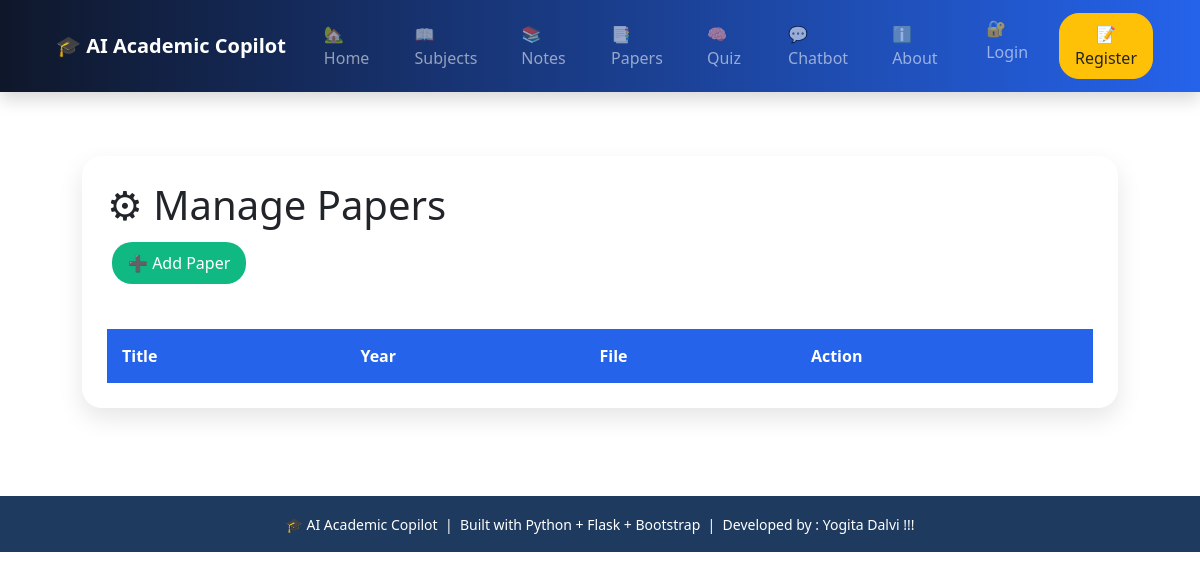
The page /manage_papers on the database as committed earlier.
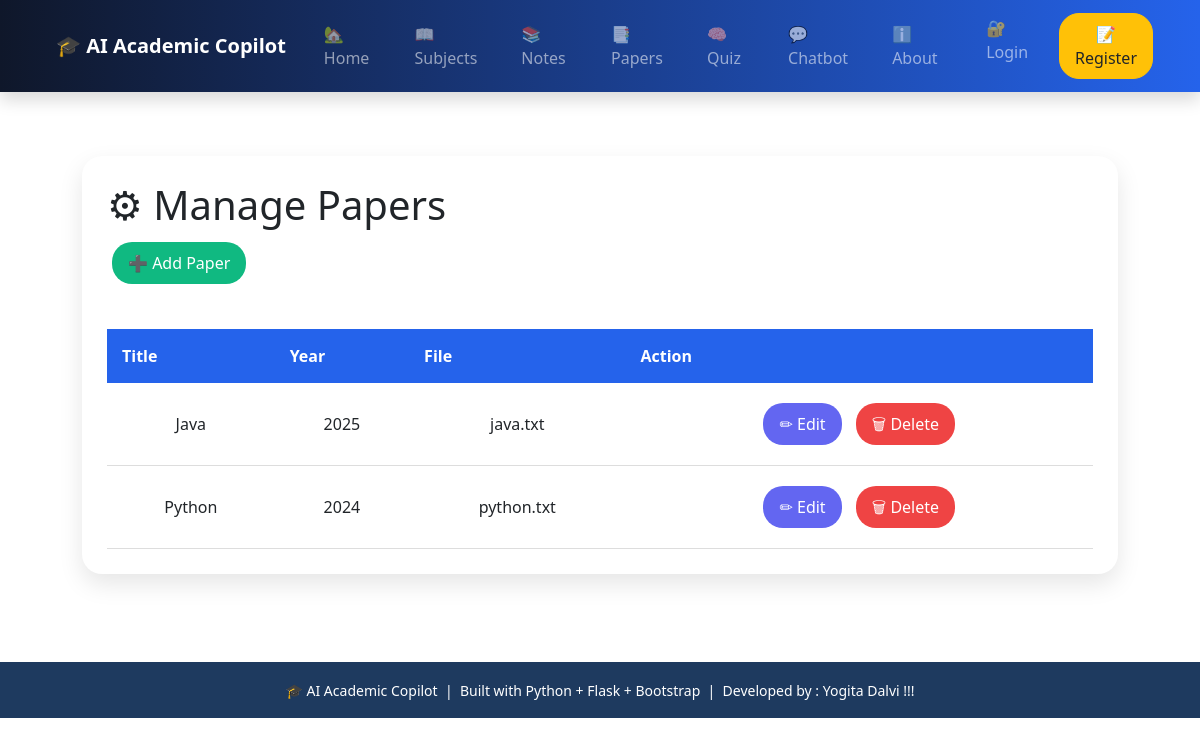
The same page on the database as committed later.
### tables this page shows
CREATE TABLE papers (
    id INTEGER PRIMARY KEY AUTOINCREMENT,
    title TEXT,
    year TEXT,
    file_name TEXT
);

### app.py (the view)
@app.route("/manage_papers")
def manage_papers():
    conn = sqlite3.connect("database.db")
    cur = conn.cursor()
    cur.execute("SELECT * FROM papers")
    papers = cur.fetchall()
    conn.close()
    return render_template(
        "manage_papers.html",
        papers=papers
    )

### templates/manage_papers.html (shortened to what this page needs)
{% extends "base.html" %}
{% block content %}
<div class="manage-container">
<div class="manage-card">
<h1>⚙ Manage Papers</h1>
<a href="/add_paper" class="btn add">
➕ Add Paper
</a>
<table>
<tr>
<th>Title</th>
<th>Year</th>
<th>File</th>
<th>Action</th>
</tr>
{% for paper in papers %}
<tr>
<td>
{{ paper[1] }}
</td>
<td>
{{ paper[2] }}
</td>
<td>
{{ paper[3] }}
</td>
<td>
<a href="/admin/edit/{{ paper[0] }}"
class="btn edit">
✏ Edit
</a>
<a href="/admin/delete/{{ paper[0] }}"
class="btn delete"
onclick="return confirm('Delete this paper?')">
🗑 Delete
</a>
</td>
</tr>
{% endfor %}
</table>
</div>
</div>
{% endblock %}

### templates/base.html (shortened to what this page needs)
<!DOCTYPE html>
<html lang="en">
<head>
    <link href="https://cdn.jsdelivr.net/npm/bootstrap@5.3.3/dist/css/bootstrap.min.css" rel="stylesheet">
    <link rel="stylesheet" href="{{ url_for('static', filename='css/chatbot.css') }}">
    <link rel="stylesheet" href="{{ url_for('static', filename='css/style.css') }}">
</head>
<nav class="navbar navbar-expand-lg navbar-dark bg-primary shadow">
    <div class="container">
        <a class="navbar-brand fw-bold" href="/">
            🎓 AI Academic Copilot
        </a>
        <div class="collapse navbar-collapse" id="navbarNav">
            <ul class="navbar-nav me-auto">
                <li class="nav-item">
                    <a class="nav-link" href="/">🏡Home</a>
                </li>
                <li class="nav-item">
                    <a class="nav-link" href="/subjects">📖Subjects</a>
                </li>
                <li class="nav-item">
                    <a class="nav-link" href="/notes">📚Notes</a>
                </li>
                <li class="nav-item">
                    <a class="nav-link" href="/papers">📑Papers</a>
                </li>
                <li class="nav-item">
                    <a class="nav-link" href="/quiz">🧠Quiz</a>
                </li>
                <li class="nav-item">
                    <a class="nav-link" href="/chatbot">💬Chatbot</a>
                </li>
                <li class="nav-item">
                    <a class="nav-link" href="/about">ℹ️ About</a>
                </li>
            </ul>
            <ul class="navbar-nav">
                {% if session.get('user_id') %}
                <li class="nav-item">
                    <a class="nav-link" href="/dashboard">
                        📊 Dashboard
                    </a>
                </li>
                <li class="nav-item">
                    <a href="/profile" style="text-decoration:none;color:white;">
                        👤 {{ session.get('username') }}
                    </a>
                </li>
                <li class="nav-item">
                    <a class="btn btn-danger ms-2" href="/logout">
                        🔓Logout
                    </a>
                </li>
                {% else %}
                <li class="nav-item">
                    <a class="nav-link" href="/login">
                        🔐Login
                    </a>
                </li>
                <li class="nav-item">
                    <a class="btn btn-warning text-dark ms-2"
                       href="/register">
                        📝Register
                    </a>
                </li>
                {% endif %}
            </ul>
        </div>
    </div>
</nav>
<div class="container mt-4">
    {% block content %}
    {% endblock %}
</div>
    <footer style="background-color: #1e3a5f;" class="text-white text-center py-3 mt-5">
        <small>
            🎓 AI Academic Copilot &nbsp;|&nbsp;
            Built with Python + Flask + Bootstrap &nbsp;|&nbsp;
            Developed by : Yogita Dalvi !!!
        </small>
    </footer>
</body>
</html>

### static/css/chatbot.css (style rules this page uses)
* { margin:0; padding:0; box-sizing:border-box; font-family:"Segoe UI",sans-serif; }

### static/css/style.css (style rules this page uses)
nav { background:linear-gradient(90deg,#0f172a,#2563eb); padding:18px 35px; display:flex; align-items:center; justify-content:space-between; box-shadow:0 4px 12px rgba(0,0,0,0.2); }
nav a { color:#f8fafc; margin:0 14px; text-decoration:none; font-size:17px; font-weight:500; transition:0.3s; }

### templates/manage_papers.html (style rules this page uses)
.manage-container { padding:40px; }
.manage-card { background:white; padding:25px; border-radius:20px; box-shadow:0 10px 25px rgba(0,0,0,0.1); }
table { width:100%; border-collapse:collapse; margin-top:25px; }
th { background:#2563eb; color:white; padding:15px; }
td { padding:15px; text-align:center; border-bottom:1px solid #ddd; }
.btn { padding:8px 15px; border-radius:20px; text-decoration:none; color:white; margin:5px; }
.edit { background:#6366f1; }
.delete { background:#ef4444; }
.add { background:#10b981; display:inline-block; margin-bottom:20px; }

Rows that differ between the two databases and show on the page:
added papers: title "Java", year "2025", file_name "java.txt"
added papers: title "Python", year "2024", file_name "python.txt"
